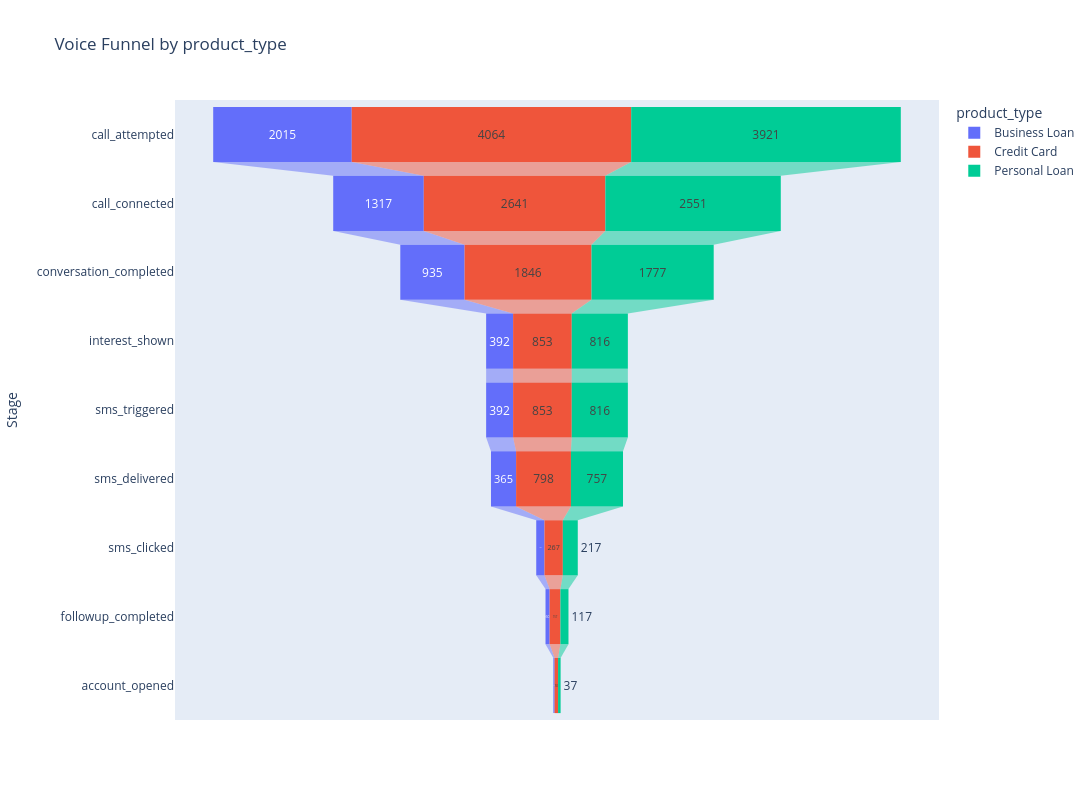

The code cell stored with this chart in its notebook:
### Code cell
plot_funnel_by(df, col='product_type')

### Figure 1 — Plotly figure (JSON) as saved in the notebook; plotly's stock layout.template omitted (floating-point values rounded to 4 significant figures)
{"data": [{"hovertemplate": "product_type=Business Loan<br>Count=%{x}<br>Stage=%{y}<extra></extra>", "legendgroup": "Business Loan", "marker": {"color": "#636efa"}, "name": "Business Loan", "orientation": "h", "showlegend": true, "type": "funnel", "x": [2015, 1317, 935, 392, 392, 365, 120, 60, 18], "xaxis": "x", "y": ["call_attempted", "call_connected", "conversation_completed", "interest_shown", "sms_triggered", "sms_delivered", "sms_clicked", "followup_completed", "account_opened"], "yaxis": "y"}, {"hovertemplate": "product_type=Credit Card<br>Count=%{x}<br>Stage=%{y}<extra></extra>", "legendgroup": "Credit Card", "marker": {"color": "#EF553B"}, "name": "Credit Card", "orientation": "h", "showlegend": true, "type": "funnel", "x": [4064, 2641, 1846, 853, 853, 798, 267, 157, 50], "xaxis": "x", "y": ["call_attempted", "call_connected", "conversation_completed", "interest_shown", "sms_triggered", "sms_delivered", "sms_clicked", "followup_completed", "account_opened"], "yaxis": "y"}, {"hovertemplate": "product_type=Personal Loan<br>Count=%{x}<br>Stage=%{y}<extra></extra>", "legendgroup": "Personal Loan", "marker": {"color": "#00cc96"}, "name": "Personal Loan", "orientation": "h", "showlegend": true, "type": "funnel", "x": [3921, 2551, 1777, 816, 816, 757, 217, 117, 37], "xaxis": "x", "y": ["call_attempted", "call_connected", "conversation_completed", "interest_shown", "sms_triggered", "sms_delivered", "sms_clicked", "followup_completed", "account_opened"], "yaxis": "y"}], "layout": {"height": 800, "legend": {"title": {"text": "product_type"}, "tracegroupgap": 0}, "title": {"text": "Voice Funnel by product_type"}, "width": 1300, "xaxis": {"anchor": "y", "domain": [0, 1], "title": {"text": "Count"}}, "yaxis": {"anchor": "x", "domain": [0, 1], "title": {"text": "Stage"}}}}
